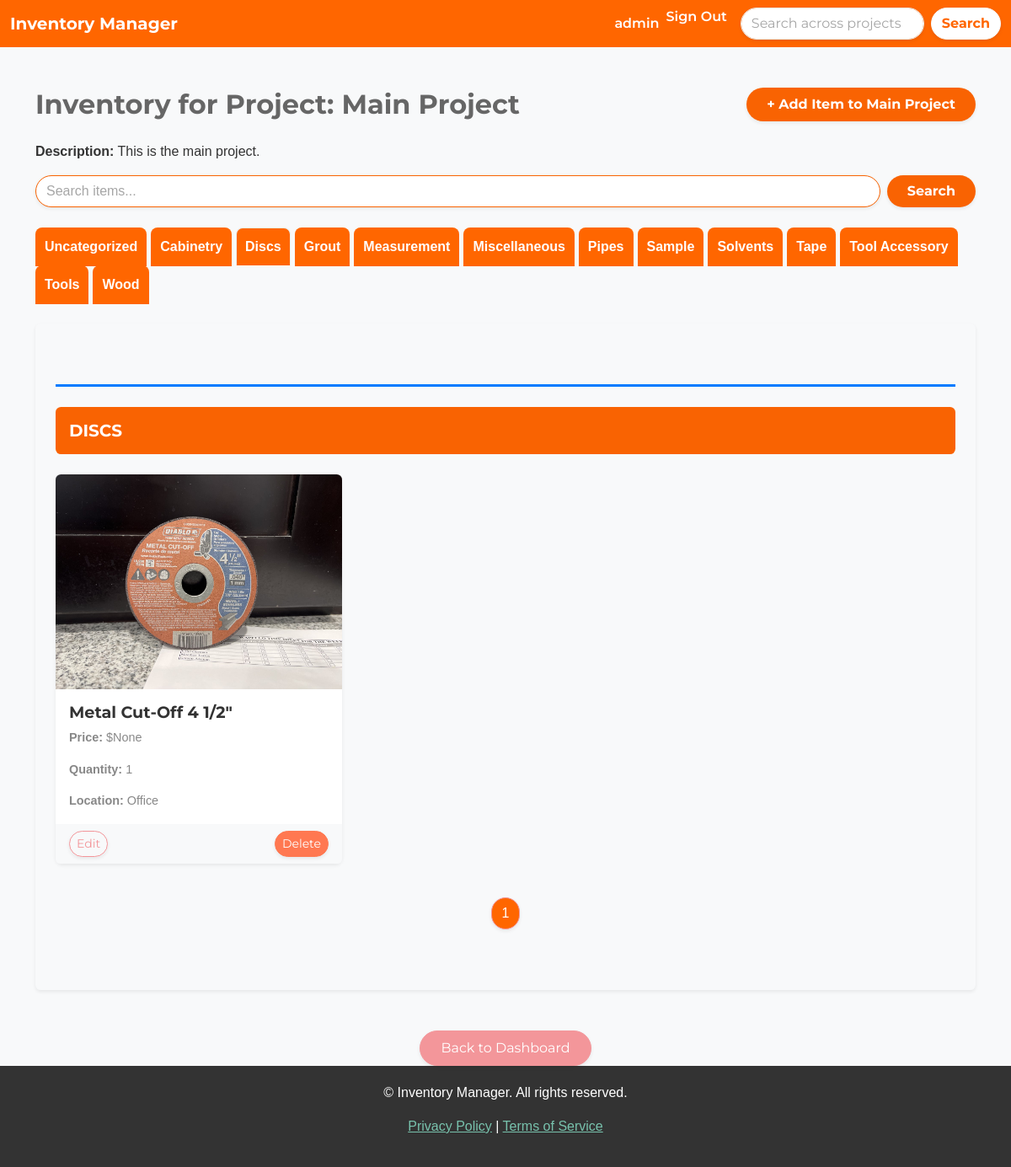
/project/7/inventory/?page_Discs=1&active_category=Discs (signed in), run on the app's committed database.
### inventory/models.py (models this page shows, shortened)
class Project(models.Model):
	name = models.CharField(max_length=200)
	description = models.TextField(blank=True, null=True)
	user = models.ForeignKey(User, on_delete=models.CASCADE)
	date_created = models.DateTimeField(auto_now_add=True)

class Category(models.Model):
    name = models.CharField(max_length=200)
    class Meta:
        verbose_name_plural = 'categories'
        ordering = ['name']  # Ensure categories are listed in alphabetical order

class InventoryItem(models.Model):
    name = models.CharField(max_length=200)
    quantity = models.IntegerField()
    category = models.ForeignKey('Category', on_delete=models.SET_NULL, blank=True, null=True)
    price = models.DecimalField(max_digits=10, decimal_places=2, blank=True, null=True)
    date_created = models.DateTimeField(auto_now_add=True)
    user = models.ForeignKey(User, on_delete=models.CASCADE)
    project = models.ForeignKey(Project, on_delete=models.CASCADE, related_name="inventory_items", blank=False, null=False)
    image = models.ImageField(upload_to='inventory_images/', null=True, blank=True)
    location = models.ForeignKey('Location', on_delete=models.SET_NULL, blank=True, null=True)

class Location(models.Model):
    name = models.CharField(max_length=100)

### inventory/views.py (the view)
# urls.py: path('project/<int:project_id>/inventory/', ProjectInventoryView.as_view(), name='project_inventory'),  # Inventory page for each project
class ProjectInventoryView(LoginRequiredMixin, View):
    template_name = 'inventory/project_inventory.html'
    def get(self, request, project_id):
        project = get_object_or_404(Project, id=project_id)
        search_query = request.GET.get('search', '')
        items = InventoryItem.objects.filter(project=project)
        if search_query:
            items = items.filter(name__icontains=search_query)
        items = items.order_by('category__name', 'name')
        paginated_inventory = {}
        items_per_page = 9
        for item in items:
            category = item.category.name if item.category else 'Uncategorized'
            if category not in paginated_inventory:
                paginated_inventory[category] = []
            paginated_inventory[category].append(item)
        category_pages = {}
        active_category = request.GET.get('active_category', list(paginated_inventory.keys())[0])  # Default to first category
        for category, item_list in paginated_inventory.items():
            paginator = Paginator(item_list, items_per_page)
            page_number = request.GET.get(f'page_{category}', 1)
            category_pages[category] = paginator.get_page(page_number)
        return render(request, self.template_name, {
            'project': project,
            'grouped_inventory': category_pages,
            'active_category': active_category,
        })

### inventory/templates/inventory/project_inventory.html (shortened to what this page needs)
{% extends 'inventory/base.html' %}
{% load crispy_forms_tags %}
{% block content %}
    <div class="container mt-5">
        <div class="d-flex justify-content-between align-items-center mb-4">
            <h2 class="mb-0" style="color: var(--dark-grey); font-weight: bold;">Inventory for Project: {{ project.name }}</h2>
            <a href="{% url 'add-item-to-project' project.id %}" class="btn btn-primary rounded-pill px-4 py-2 shadow-sm">+ Add Item to {{ project.name }}</a>
        </div>
        <p><strong>Description:</strong> {{ project.description }}</p>
        <form method="GET" action="{% url 'project_inventory' project.id %}" class="mb-4 d-flex" style="gap: 8px;">
            <input type="text" name="search" placeholder="Search items..." value="{{ request.GET.search }}" class="form-control rounded-pill shadow-sm" style="border: 1px solid var(--primary-color);">
            <button type="submit" class="btn btn-primary rounded-pill shadow-sm px-4">Search</button>
        </form>
        <div class="category-tabs mb-4">
            <ul class="nav nav-tabs border-0" style="font-weight: bold;">
                {% for category, items in grouped_inventory.items %}
                    <li class="nav-item">
                        <a class="nav-link {% if category == active_category %}active{% endif %}"
                           data-bs-toggle="tab" href="#category_{{ forloop.counter }}"
                           onclick="setActiveCategory('{{ category }}')"
                           style="color: #FFFFFF; background-color: #FF6600; border-radius: 8px 8px 0 0; padding: 10px; margin-right: 5px; text-align: center;">
                            {{ category }}
                        </a>
                    </li>
                {% endfor %}
            </ul>
        </div>
        <div class="card shadow-sm p-4 mb-5 rounded" style="border: none; background-color: var(--light-grey);">
            <div class="tab-content">
                {% if grouped_inventory %}
                    {% for category, items in grouped_inventory.items %}
                        <div class="tab-pane fade {% if category == active_category %}show active{% endif %}" id="category_{{ forloop.counter }}">
                            <div class="category-section my-5">
                                <h5 class="category-title p-3 rounded" style="background-color: var(--primary-color); color: white; font-weight: bold;">
                                    {{ category }}
                                </h5>
                                <div class="row mt-4">
                                    {% for item in items %}
                                        <div class="col-md-4 col-sm-6 mb-4">
                                            <div class="card h-100 shadow-sm" style="border-radius: 8px;">
                                                {% if item.image %}
                                                    <img src="{{ item.image.url }}" class="card-img-top rounded-top" alt="{{ item.name }}">
                                                {% else %}
                                                    <img src="https://via.placeholder.com/150" class="card-img-top rounded-top" alt="Placeholder Image">
                                                {% endif %}
                                                <div class="card-body">
                                                    <h5 class="card-title" style="color: var(--secondary-color); font-weight: bold;">{{ item.name }}</h5>
                                                    <p class="card-text"><strong>Price:</strong> ${{ item.price }}</p>
                                                    <p class="card-text"><strong>Quantity:</strong> {{ item.quantity }}</p>
                                                    {% if item.location %}
                                                        <p class="card-text"><strong>Location:</strong> {{ item.location.name }}</p>
                                                    {% else %}
                                                        <p class="card-text"><strong>Location:</strong> Not specified</p>
                                                    {% endif %}
                                                </div>
                                                <div class="card-footer d-flex justify-content-between" style="background-color: var(--light-grey); border-top: none;">
                                                    <a href="{% url 'edit-item' item.id %}" class="btn btn-outline-secondary btn-sm rounded-pill shadow-sm">Edit</a>
                                                    <a href="{% url 'delete-item' item.id %}" class="btn btn-danger btn-sm rounded-pill shadow-sm">Delete</a>
                                                </div>
                                            </div>
                                        </div>
                                    {% endfor %}
                                </div>
                                <div class="pagination-controls mt-3">
                                    <nav aria-label="Page navigation">
                                        <ul class="pagination justify-content-center">
                                            {% for num in items.paginator.page_range %}
                                                <li class="page-item {% if items.number == num %}active{% endif %}">
                                                    <a class="page-link rounded-pill shadow-sm {% if items.number == num %}text-white{% else %}text-dark{% endif %}"
                                                       href="?page_{{ category }}={{ num }}&active_category={{ category }}"
                                                       style="{% if items.number == num %} background-color: #ff6600; color: white; {% else %} background-color: #f5f5f5; color: #444444; border: 1px solid #e0e0e0; {% endif %}">
                                                        {{ num }}
                                                    </a>
                                                </li>
                                            {% endfor %}
                                        </ul>
                                    </nav>
                                </div>
                            </div>
                        </div>
                    {% endfor %}
                {% else %}
                    <p style="color: var(--dark-grey);">No inventory items available for this project.</p>
                {% endif %}
            </div>
        </div>
        <div class="d-flex justify-content-center mt-4">
            <a href="{% url 'dashboard' %}" class="btn btn-secondary rounded-pill px-4 py-2 shadow-sm">Back to Dashboard</a>
        </div>
    </div>
{% endblock %}

### inventory/templates/inventory/navigation.html (shortened to what this page needs)
<nav class="navbar navbar-expand-lg" style="background-color: #FF6600;">
    <div class="container-fluid">
        <a class="navbar-brand text-white fw-bold" href="{% url 'dashboard' %}">Inventory Manager</a>
        <div class="collapse navbar-collapse justify-content-end" id="navbarNav">
            <ul class="navbar-nav">
                {% if user.is_authenticated %}
                    <li class="nav-item">
                        <a class="nav-link text-white fw-semibold" href="#">{{ user.username }}</a>
                    </li>
                    <li class="nav-item">
                        <form method="POST" action="{% url 'logout' %}" style="display:inline;">
                            <button type="submit" class="nav-link text-white fw-semibold" style="background:none; border:none; padding:0; color:inherit; cursor:pointer;">
                                Sign Out
                            </button>
                        </form>
                    </li>
                {% endif %}
            </ul>
            <form method="GET" action="{% url 'search_results' %}" class="d-flex ms-3">
                <input class="form-control me-2 rounded-pill shadow-sm" type="search" name="search" placeholder="Search across projects..." aria-label="Search" value="{{ request.GET.search }}">
                <button class="btn btn-light rounded-pill shadow-sm fw-bold" type="submit" style="background-color: #FFFFFF; color: #FF6600;">Search</button>
            </form>
        </div>
    </div>
</nav>

### inventory/static/css/style.css (style rules this page uses)
.category-section { border-top: 3px solid #007bff; padding-top: 1.5rem; margin-top: 2rem; }
.category-title { font-size: 1.25rem; text-transform: uppercase; font-weight: bold; background-color: #007bff; color: white; padding: 0.75rem 1rem; border-radius: 5px; }
:root { --primary-color: #f96302; --secondary-color: #333333; --light-grey: #f8f9fa; --dark-grey: #666666; --accent-color: #ffb732; }
body { font-family: Arial, sans-serif; color: var(--secondary-color); background-color: var(--light-grey); }
.navbar { background-color: var(--primary-color); color: white; }
.nav-link, .navbar-brand { color: white !important; font-weight: bold; }
h1, h2, h3, h4, h5, h6 { color: var(--dark-grey); font-weight: bold; }
.card { border: none; box-shadow: 0px 4px 8px rgba(0, 0, 0, 0.1); border-radius: 8px; }
.card-title { font-size: 1.2rem; color: var(--secondary-color); }
.card-body p { font-size: 0.9rem; }
.btn-primary { background-color: var(--primary-color); border: none; color: white; font-weight: bold; }
.form-control { border-radius: 20px; }

### data on the page
Project: name "Main Project", description "This is the main project."
Category: grouped_inventory "Cabinetry"
Category: grouped_inventory "Discs", grouped_inventory "DISCS"
Category: grouped_inventory "Grout"
Category: grouped_inventory "Measurement"
Category: grouped_inventory "Miscellaneous"
Category: grouped_inventory "Pipes"
Category: grouped_inventory "Sample"
Category: grouped_inventory "Solvents"
Category: grouped_inventory "Tape"
Category: grouped_inventory "Tool Accessory"
Category: grouped_inventory "Tools"
Category: grouped_inventory "Wood"
InventoryItem: image (picture), name "Metal Cut-Off 4 1/2\"", price "None", quantity "1", location.name "Office"

### other printed values
{{ user.username }} "admin"
{{ category }} "Uncategorized"
{{ num }} "1"
